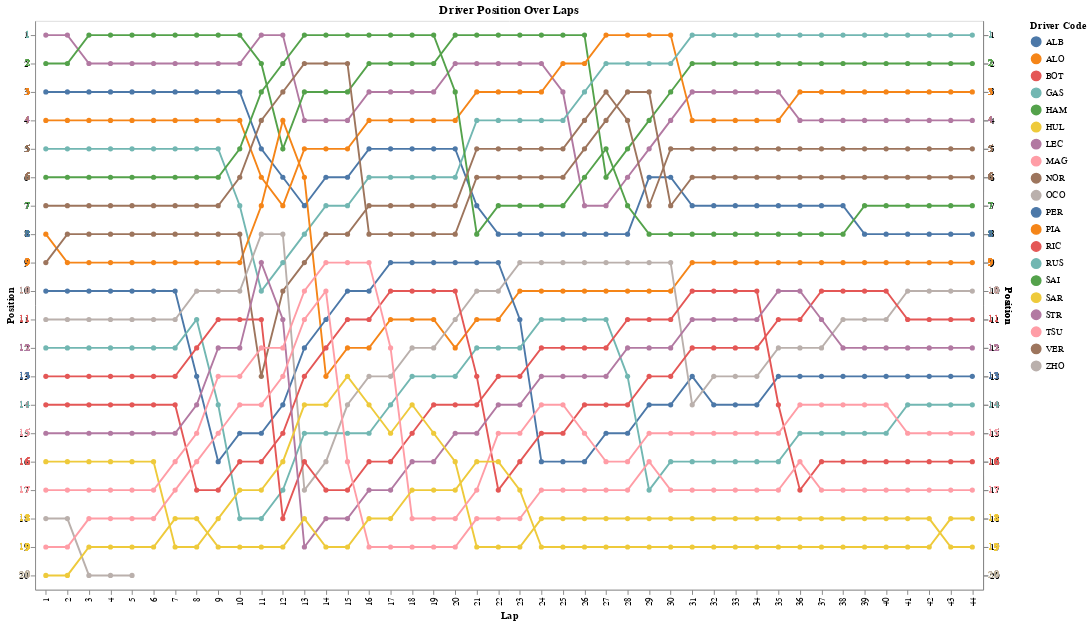

The notebook cell this image was saved under:
### Code cell
import altair as alt
import pandas as pd

# Exemplo de DataFrame, substitua com o seu DataFrame
# df = pd.read_csv('seu_arquivo.csv')

# Criando uma seleção interativa para os pilotos
selection = alt.selection_multi(fields=['code'], bind='legend')

# Criando o gráfico com a seleção interativa
line_chart = alt.Chart(dfUltCorrida).mark_line(point=True).encode(
    x=alt.X("lap:O", title="Lap"),
    y=alt.Y("position:O", title="Position"),
    color=alt.Color("code:N", title="Driver Code"),
    opacity=alt.condition(selection, alt.value(1), alt.value(0.1)),
    tooltip=["code", "lap", "position"]
).add_selection(
    selection
).properties(
    title="Driver Position Over Laps",
    width=1000,  # Aumentando a largura do gráfico
    height=600   # Aumentando a altura do gráfico
)

# Adicionando as posições à esquerda e à direita do gráfico
left_labels = line_chart.encode(
    text=alt.Text("position:O"),
).mark_text(
    align='right',
    dx=-5
).encode(
    x=alt.value(0)  # Posição no eixo X (esquerda)
)

right_labels = line_chart.encode(
    text=alt.Text("position:O"),
).mark_text(
    align='left',
    dx=5
).encode(
    x=alt.value(1000)  # Posição no eixo X (direita)
)

# Combinando o gráfico de linha com os rótulos à esquerda e à direita
final_chart = alt.layer(line_chart, left_labels, right_labels).resolve_scale(
    y='independent'
).properties(
    width=1000,
    height=600
)

final_chart

### Figure 1 — Vega-Lite specification as saved in the notebook (floating-point values rounded to 4 significant figures; data arrays with more than 128 entries replaced by an {"elided": "..."} marker saying what was removed)
{"config": {"view": {"continuousWidth": 300, "continuousHeight": 300}}, "layer": [{"mark": {"type": "line", "point": true}, "encoding": {"color": {"field": "code", "title": "Driver Code", "type": "nominal"}, "opacity": {"condition": {"param": "param_1", "value": 1}, "value": 0.1}, "tooltip": [{"field": "code", "type": "nominal"}, {"field": "lap", "type": "quantitative"}, {"field": "position", "type": "quantitative"}], "x": {"field": "lap", "title": "Lap", "type": "ordinal"}, "y": {"field": "position", "title": "Position", "type": "ordinal"}}, "name": "view_1", "title": "Driver Position Over Laps"}, {"mark": {"type": "text", "align": "right", "dx": -5}, "encoding": {"color": {"field": "code", "title": "Driver Code", "type": "nominal"}, "opacity": {"condition": {"param": "param_1", "value": 1}, "value": 0.1}, "text": {"field": "position", "type": "ordinal"}, "tooltip": [{"field": "code", "type": "nominal"}, {"field": "lap", "type": "quantitative"}, {"field": "position", "type": "quantitative"}], "x": {"value": 0}, "y": {"field": "position", "title": "Position", "type": "ordinal"}}, "title": "Driver Position Over Laps"}, {"mark": {"type": "text", "align": "left", "dx": 5}, "encoding": {"color": {"field": "code", "title": "Driver Code", "type": "nominal"}, "opacity": {"condition": {"param": "param_1", "value": 1}, "value": 0.1}, "text": {"field": "position", "type": "ordinal"}, "tooltip": [{"field": "code", "type": "nominal"}, {"field": "lap", "type": "quantitative"}, {"field": "position", "type": "quantitative"}], "x": {"value": 1000}, "y": {"field": "position", "title": "Position", "type": "ordinal"}}, "title": "Driver Position Over Laps"}], "data": {"name": "data-cf1f73efe1dd8049ad56a669ba7f6d09"}, "height": 600, "params": [{"name": "param_1", "select": {"type": "point", "fields": ["code"]}, "bind": "legend", "views": ["view_1"]}], "resolve": {"scale": {"y": "independent"}}, "width": 1000, "$schema": "https://vega.github.io/schema/vega-lite/v5.20.1.json", "datasets": {"data-cf1f73efe1dd8049ad56a669ba7f6d09": {"elided": "841 records"}}}
